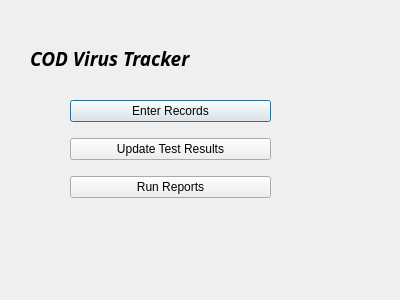
<?xml version="1.0" encoding="UTF-8"?>
<ui version="4.0">
 <class>CODvirustracker</class>
 <widget class="QDialog" name="CODvirustracker">
  <property name="geometry">
   <rect>
    <x>0</x>
    <y>0</y>
    <width>400</width>
    <height>300</height>
   </rect>
  </property>
  <property name="windowTitle">
   <string>Dialog</string>
  </property>
  <widget class="QLabel" name="label">
   <property name="geometry">
    <rect>
     <x>30</x>
     <y>50</y>
     <width>221</width>
     <height>16</height>
    </rect>
   </property>
   <property name="font">
    <font>
     <family>Lucida Fax</family>
     <pointsize>14</pointsize>
     <weight>75</weight>
     <italic>true</italic>
     <bold>true</bold>
    </font>
   </property>
   <property name="text">
    <string>COD Virus Tracker</string>
   </property>
  </widget>
  <widget class="QWidget" name="">
   <property name="geometry">
    <rect>
     <x>70</x>
     <y>90</y>
     <width>201</width>
     <height>121</height>
    </rect>
   </property>
   <layout class="QVBoxLayout" name="verticalLayout">
    <item>
     <widget class="QPushButton" name="pushButton">
      <property name="text">
       <string>Enter Records</string>
      </property>
     </widget>
    </item>
    <item>
     <widget class="QPushButton" name="pushButton_2">
      <property name="text">
       <string>Update Test Results</string>
      </property>
     </widget>
    </item>
    <item>
     <widget class="QPushButton" name="pushButton_3">
      <property name="text">
       <string>Run Reports</string>
      </property>
     </widget>
    </item>
   </layout>
  </widget>
 </widget>
 <resources/>
 <connections/>
</ui>
